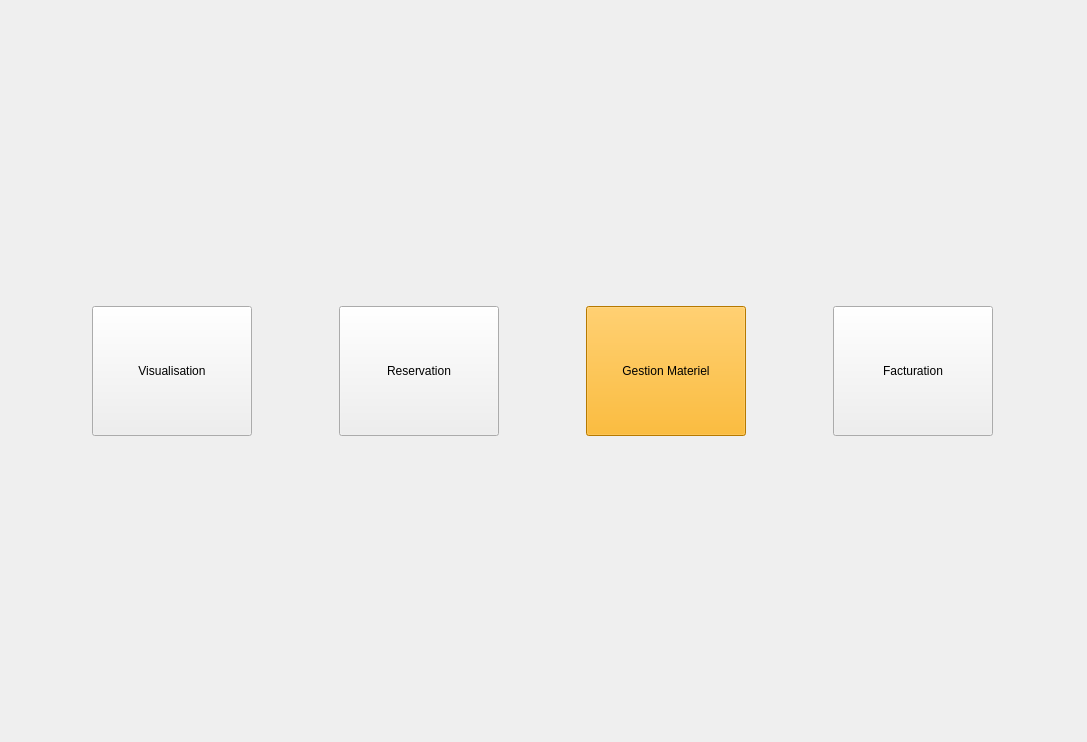
<?xml version="1.0" encoding="UTF-8"?>
<ui version="4.0">
 <class>Accueil</class>
 <widget class="QWidget" name="Accueil">
  <property name="geometry">
   <rect>
    <x>0</x>
    <y>0</y>
    <width>1087</width>
    <height>742</height>
   </rect>
  </property>
  <property name="sizePolicy">
   <sizepolicy hsizetype="Fixed" vsizetype="Fixed">
    <horstretch>0</horstretch>
    <verstretch>0</verstretch>
   </sizepolicy>
  </property>
  <property name="windowTitle">
   <string>Accueil</string>
  </property>
  <property name="styleSheet">
   <string notr="true">QToolButton {backgroud-color:red;}</string>
  </property>
  <layout class="QVBoxLayout" name="verticalLayout">
   <item>
    <layout class="QHBoxLayout" name="horizontalLayout">
     <item>
      <widget class="QToolButton" name="pushbuttonvisualisation">
       <property name="sizePolicy">
        <sizepolicy hsizetype="Fixed" vsizetype="Fixed">
         <horstretch>0</horstretch>
         <verstretch>0</verstretch>
        </sizepolicy>
       </property>
       <property name="minimumSize">
        <size>
         <width>160</width>
         <height>130</height>
        </size>
       </property>
       <property name="maximumSize">
        <size>
         <width>160</width>
         <height>130</height>
        </size>
       </property>
       <property name="text">
        <string>Visualisation</string>
       </property>
       <property name="icon">
        <iconset resource="PP3.qrc">
         <normaloff>:/PPE3/resources/icons8-visible-100.png</normaloff>:/PPE3/resources/icons8-visible-100.png</iconset>
       </property>
       <property name="iconSize">
        <size>
         <width>100</width>
         <height>100</height>
        </size>
       </property>
       <property name="toolButtonStyle">
        <enum>Qt::ToolButtonTextUnderIcon</enum>
       </property>
      </widget>
     </item>
     <item>
      <widget class="QToolButton" name="pushbuttonreservation">
       <property name="sizePolicy">
        <sizepolicy hsizetype="Fixed" vsizetype="Fixed">
         <horstretch>0</horstretch>
         <verstretch>0</verstretch>
        </sizepolicy>
       </property>
       <property name="minimumSize">
        <size>
         <width>160</width>
         <height>130</height>
        </size>
       </property>
       <property name="maximumSize">
        <size>
         <width>160</width>
         <height>130</height>
        </size>
       </property>
       <property name="text">
        <string>Reservation</string>
       </property>
       <property name="icon">
        <iconset resource="PP3.qrc">
         <normaloff>:/PPE3/resources/icons8-gestion-de-projet-100.png</normaloff>:/PPE3/resources/icons8-gestion-de-projet-100.png</iconset>
       </property>
       <property name="iconSize">
        <size>
         <width>100</width>
         <height>100</height>
        </size>
       </property>
       <property name="toolButtonStyle">
        <enum>Qt::ToolButtonTextUnderIcon</enum>
       </property>
      </widget>
     </item>
     <item>
      <widget class="QToolButton" name="pushbuttonGestionMat">
       <property name="sizePolicy">
        <sizepolicy hsizetype="Fixed" vsizetype="Fixed">
         <horstretch>0</horstretch>
         <verstretch>0</verstretch>
        </sizepolicy>
       </property>
       <property name="minimumSize">
        <size>
         <width>160</width>
         <height>130</height>
        </size>
       </property>
       <property name="maximumSize">
        <size>
         <width>160</width>
         <height>130</height>
        </size>
       </property>
       <property name="palette">
        <palette>
         <active>
          <colorrole role="WindowText">
           <brush brushstyle="SolidPattern">
            <color alpha="255">
             <red>0</red>
             <green>0</green>
             <blue>0</blue>
            </color>
           </brush>
          </colorrole>
          <colorrole role="Button">
           <brush brushstyle="SolidPattern">
            <color alpha="255">
             <red>255</red>
             <green>170</green>
             <blue>0</blue>
            </color>
           </brush>
          </colorrole>
          <colorrole role="Light">
           <brush brushstyle="SolidPattern">
            <color alpha="255">
             <red>255</red>
             <green>213</green>
             <blue>127</blue>
            </color>
           </brush>
          </colorrole>
          <colorrole role="Midlight">
           <brush brushstyle="SolidPattern">
            <color alpha="255">
             <red>255</red>
             <green>191</green>
             <blue>63</blue>
            </color>
           </brush>
          </colorrole>
          <colorrole role="Dark">
           <brush brushstyle="SolidPattern">
            <color alpha="255">
             <red>127</red>
             <green>85</green>
             <blue>0</blue>
            </color>
           </brush>
          </colorrole>
          <colorrole role="Mid">
           <brush brushstyle="SolidPattern">
            <color alpha="255">
             <red>170</red>
             <green>113</green>
             <blue>0</blue>
            </color>
           </brush>
          </colorrole>
          <colorrole role="Text">
           <brush brushstyle="SolidPattern">
            <color alpha="255">
             <red>0</red>
             <green>0</green>
             <blue>0</blue>
            </color>
           </brush>
          </colorrole>
          <colorrole role="BrightText">
           <brush brushstyle="SolidPattern">
            <color alpha="255">
             <red>255</red>
             <green>255</green>
             <blue>255</blue>
            </color>
           </brush>
          </colorrole>
          <colorrole role="ButtonText">
           <brush brushstyle="SolidPattern">
            <color alpha="255">
             <red>0</red>
             <green>0</green>
             <blue>0</blue>
            </color>
           </brush>
          </colorrole>
          <colorrole role="Base">
           <brush brushstyle="SolidPattern">
            <color alpha="255">
             <red>255</red>
             <green>255</green>
             <blue>255</blue>
            </color>
           </brush>
          </colorrole>
          <colorrole role="Window">
           <brush brushstyle="SolidPattern">
            <color alpha="255">
             <red>255</red>
             <green>170</green>
             <blue>0</blue>
            </color>
           </brush>
          </colorrole>
          <colorrole role="Shadow">
           <brush brushstyle="SolidPattern">
            <color alpha="255">
             <red>0</red>
             <green>0</green>
             <blue>0</blue>
            </color>
           </brush>
          </colorrole>
          <colorrole role="AlternateBase">
           <brush brushstyle="SolidPattern">
            <color alpha="255">
             <red>255</red>
             <green>212</green>
             <blue>127</blue>
            </color>
           </brush>
          </colorrole>
          <colorrole role="ToolTipBase">
           <brush brushstyle="SolidPattern">
            <color alpha="255">
             <red>255</red>
             <green>255</green>
             <blue>220</blue>
            </color>
           </brush>
          </colorrole>
          <colorrole role="ToolTipText">
           <brush brushstyle="SolidPattern">
            <color alpha="255">
             <red>0</red>
             <green>0</green>
             <blue>0</blue>
            </color>
           </brush>
          </colorrole>
          <colorrole role="PlaceholderText">
           <brush brushstyle="SolidPattern">
            <color alpha="128">
             <red>0</red>
             <green>0</green>
             <blue>0</blue>
            </color>
           </brush>
          </colorrole>
         </active>
         <inactive>
          <colorrole role="WindowText">
           <brush brushstyle="SolidPattern">
            <color alpha="255">
             <red>0</red>
             <green>0</green>
             <blue>0</blue>
            </color>
           </brush>
          </colorrole>
          <colorrole role="Button">
           <brush brushstyle="SolidPattern">
            <color alpha="255">
             <red>255</red>
             <green>170</green>
             <blue>0</blue>
            </color>
           </brush>
          </colorrole>
          <colorrole role="Light">
           <brush brushstyle="SolidPattern">
            <color alpha="255">
             <red>255</red>
             <green>213</green>
             <blue>127</blue>
            </color>
           </brush>
          </colorrole>
          <colorrole role="Midlight">
           <brush brushstyle="SolidPattern">
            <color alpha="255">
             <red>255</red>
             <green>191</green>
             <blue>63</blue>
            </color>
           </brush>
          </colorrole>
          <colorrole role="Dark">
           <brush brushstyle="SolidPattern">
            <color alpha="255">
             <red>127</red>
             <green>85</green>
             <blue>0</blue>
            </color>
           </brush>
          </colorrole>
          <colorrole role="Mid">
           <brush brushstyle="SolidPattern">
            <color alpha="255">
             <red>170</red>
             <green>113</green>
             <blue>0</blue>
            </color>
           </brush>
          </colorrole>
          <colorrole role="Text">
           <brush brushstyle="SolidPattern">
            <color alpha="255">
             <red>0</red>
             <green>0</green>
             <blue>0</blue>
            </color>
           </brush>
          </colorrole>
          <colorrole role="BrightText">
           <brush brushstyle="SolidPattern">
            <color alpha="255">
             <red>255</red>
             <green>255</green>
             <blue>255</blue>
            </color>
           </brush>
          </colorrole>
          <colorrole role="ButtonText">
           <brush brushstyle="SolidPattern">
            <color alpha="255">
             <red>0</red>
             <green>0</green>
             <blue>0</blue>
            </color>
           </brush>
          </colorrole>
          <colorrole role="Base">
           <brush brushstyle="SolidPattern">
            <color alpha="255">
             <red>255</red>
             <green>255</green>
             <blue>255</blue>
            </color>
           </brush>
          </colorrole>
          <colorrole role="Window">
           <brush brushstyle="SolidPattern">
            <color alpha="255">
             <red>255</red>
             <green>170</green>
             <blue>0</blue>
            </color>
           </brush>
          </colorrole>
          <colorrole role="Shadow">
           <brush brushstyle="SolidPattern">
            <color alpha="255">
             <red>0</red>
             <green>0</green>
             <blue>0</blue>
            </color>
           </brush>
          </colorrole>
          <colorrole role="AlternateBase">
           <brush brushstyle="SolidPattern">
            <color alpha="255">
             <red>255</red>
             <green>212</green>
             <blue>127</blue>
            </color>
           </brush>
          </colorrole>
          <colorrole role="ToolTipBase">
           <brush brushstyle="SolidPattern">
            <color alpha="255">
             <red>255</red>
             <green>255</green>
             <blue>220</blue>
            </color>
           </brush>
          </colorrole>
          <colorrole role="ToolTipText">
           <brush brushstyle="SolidPattern">
            <color alpha="255">
             <red>0</red>
             <green>0</green>
             <blue>0</blue>
            </color>
           </brush>
          </colorrole>
          <colorrole role="PlaceholderText">
           <brush brushstyle="SolidPattern">
            <color alpha="128">
             <red>0</red>
             <green>0</green>
             <blue>0</blue>
            </color>
           </brush>
          </colorrole>
         </inactive>
         <disabled>
          <colorrole role="WindowText">
           <brush brushstyle="SolidPattern">
            <color alpha="255">
             <red>127</red>
             <green>85</green>
             <blue>0</blue>
            </color>
           </brush>
          </colorrole>
          <colorrole role="Button">
           <brush brushstyle="SolidPattern">
            <color alpha="255">
             <red>255</red>
             <green>170</green>
             <blue>0</blue>
            </color>
           </brush>
          </colorrole>
          <colorrole role="Light">
           <brush brushstyle="SolidPattern">
            <color alpha="255">
             <red>255</red>
             <green>213</green>
             <blue>127</blue>
            </color>
           </brush>
          </colorrole>
          <colorrole role="Midlight">
           <brush brushstyle="SolidPattern">
            <color alpha="255">
             <red>255</red>
             <green>191</green>
             <blue>63</blue>
            </color>
           </brush>
          </colorrole>
          <colorrole role="Dark">
           <brush brushstyle="SolidPattern">
            <color alpha="255">
             <red>127</red>
             <green>85</green>
             <blue>0</blue>
            </color>
           </brush>
          </colorrole>
          <colorrole role="Mid">
           <brush brushstyle="SolidPattern">
            <color alpha="255">
             <red>170</red>
             <green>113</green>
             <blue>0</blue>
            </color>
           </brush>
          </colorrole>
          <colorrole role="Text">
           <brush brushstyle="SolidPattern">
            <color alpha="255">
             <red>127</red>
             <green>85</green>
             <blue>0</blue>
            </color>
           </brush>
          </colorrole>
          <colorrole role="BrightText">
           <brush brushstyle="SolidPattern">
            <color alpha="255">
             <red>255</red>
             <green>255</green>
             <blue>255</blue>
            </color>
           </brush>
          </colorrole>
          <colorrole role="ButtonText">
           <brush brushstyle="SolidPattern">
            <color alpha="255">
             <red>127</red>
             <green>85</green>
             <blue>0</blue>
            </color>
           </brush>
          </colorrole>
          <colorrole role="Base">
           <brush brushstyle="SolidPattern">
            <color alpha="255">
             <red>255</red>
             <green>170</green>
             <blue>0</blue>
            </color>
           </brush>
          </colorrole>
          <colorrole role="Window">
           <brush brushstyle="SolidPattern">
            <color alpha="255">
             <red>255</red>
             <green>170</green>
             <blue>0</blue>
            </color>
           </brush>
          </colorrole>
          <colorrole role="Shadow">
           <brush brushstyle="SolidPattern">
            <color alpha="255">
             <red>0</red>
             <green>0</green>
             <blue>0</blue>
            </color>
           </brush>
          </colorrole>
          <colorrole role="AlternateBase">
           <brush brushstyle="SolidPattern">
            <color alpha="255">
             <red>255</red>
             <green>170</green>
             <blue>0</blue>
            </color>
           </brush>
          </colorrole>
          <colorrole role="ToolTipBase">
           <brush brushstyle="SolidPattern">
            <color alpha="255">
             <red>255</red>
             <green>255</green>
             <blue>220</blue>
            </color>
           </brush>
          </colorrole>
          <colorrole role="ToolTipText">
           <brush brushstyle="SolidPattern">
            <color alpha="255">
             <red>0</red>
             <green>0</green>
             <blue>0</blue>
            </color>
           </brush>
          </colorrole>
          <colorrole role="PlaceholderText">
           <brush brushstyle="SolidPattern">
            <color alpha="128">
             <red>0</red>
             <green>0</green>
             <blue>0</blue>
            </color>
           </brush>
          </colorrole>
         </disabled>
        </palette>
       </property>
       <property name="text">
        <string>Gestion Materiel</string>
       </property>
       <property name="icon">
        <iconset resource="PP3.qrc">
         <normaloff>:/PPE3/resources/icons8-facture-d'achat-100.png</normaloff>:/PPE3/resources/icons8-facture-d'achat-100.png</iconset>
       </property>
       <property name="iconSize">
        <size>
         <width>100</width>
         <height>100</height>
        </size>
       </property>
       <property name="toolButtonStyle">
        <enum>Qt::ToolButtonTextUnderIcon</enum>
       </property>
      </widget>
     </item>
     <item>
      <widget class="QToolButton" name="pushbuttonfacturation">
       <property name="sizePolicy">
        <sizepolicy hsizetype="Fixed" vsizetype="Fixed">
         <horstretch>0</horstretch>
         <verstretch>0</verstretch>
        </sizepolicy>
       </property>
       <property name="minimumSize">
        <size>
         <width>160</width>
         <height>130</height>
        </size>
       </property>
       <property name="maximumSize">
        <size>
         <width>160</width>
         <height>130</height>
        </size>
       </property>
       <property name="text">
        <string>Facturation</string>
       </property>
       <property name="icon">
        <iconset resource="PP3.qrc">
         <normaloff>:/PPE3/resources/reservation.png</normaloff>:/PPE3/resources/reservation.png</iconset>
       </property>
       <property name="iconSize">
        <size>
         <width>100</width>
         <height>100</height>
        </size>
       </property>
       <property name="toolButtonStyle">
        <enum>Qt::ToolButtonTextUnderIcon</enum>
       </property>
      </widget>
     </item>
    </layout>
   </item>
  </layout>
 </widget>
 <layoutdefault spacing="6" margin="11"/>
 <resources>
  <include location="PP3.qrc"/>
 </resources>
 <connections/>
</ui>
